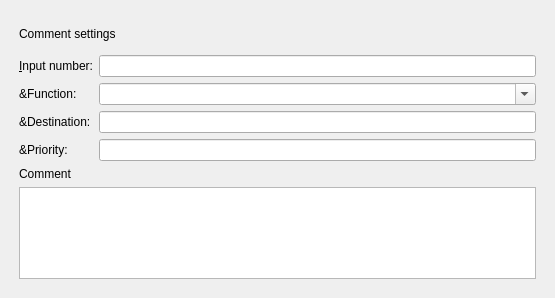
<?xml version="1.0" encoding="UTF-8"?>
<ui version="4.0">
 <class>CommentSettings</class>
 <widget class="QWidget" name="CommentSettings">
  <property name="geometry">
   <rect>
    <x>0</x>
    <y>0</y>
    <width>555</width>
    <height>298</height>
   </rect>
  </property>
  <property name="windowTitle">
   <string>Form</string>
  </property>
  <layout class="QGridLayout" name="gridLayout_2">
   <property name="leftMargin">
    <number>10</number>
   </property>
   <property name="topMargin">
    <number>10</number>
   </property>
   <property name="rightMargin">
    <number>10</number>
   </property>
   <property name="bottomMargin">
    <number>10</number>
   </property>
   <property name="spacing">
    <number>0</number>
   </property>
   <item row="0" column="0">
    <widget class="QWidget" name="CommentContainer" native="true">
     <layout class="QGridLayout" name="gridLayout">
      <item row="0" column="0" colspan="2">
       <widget class="QLabel" name="l_caption">
        <property name="minimumSize">
         <size>
          <width>0</width>
          <height>30</height>
         </size>
        </property>
        <property name="maximumSize">
         <size>
          <width>16777215</width>
          <height>30</height>
         </size>
        </property>
        <property name="text">
         <string>Comment settings</string>
        </property>
        <property name="alignment">
         <set>Qt::AlignLeading|Qt::AlignLeft|Qt::AlignVCenter</set>
        </property>
       </widget>
      </item>
      <item row="1" column="0">
       <widget class="QLabel" name="l_cid">
        <property name="text">
         <string>&amp;Input number:</string>
        </property>
        <property name="buddy">
         <cstring>m_input_number</cstring>
        </property>
       </widget>
      </item>
      <item row="1" column="1">
       <widget class="QLineEdit" name="m_input_number">
        <property name="maxLength">
         <number>16</number>
        </property>
       </widget>
      </item>
      <item row="2" column="0">
       <widget class="QLabel" name="l_prefix">
        <property name="text">
         <string>&amp;Function:</string>
        </property>
       </widget>
      </item>
      <item row="2" column="1">
       <widget class="QComboBox" name="m_function">
        <property name="editable">
         <bool>true</bool>
        </property>
       </widget>
      </item>
      <item row="3" column="0">
       <widget class="QLabel" name="l_login">
        <property name="text">
         <string>&amp;Destination:</string>
        </property>
       </widget>
      </item>
      <item row="3" column="1">
       <widget class="QLineEdit" name="m_destination">
        <property name="contextMenuPolicy">
         <enum>Qt::DefaultContextMenu</enum>
        </property>
        <property name="maxLength">
         <number>64</number>
        </property>
       </widget>
      </item>
      <item row="4" column="0">
       <widget class="QLabel" name="l_password">
        <property name="text">
         <string>&amp;Priority:</string>
        </property>
       </widget>
      </item>
      <item row="4" column="1">
       <widget class="QLineEdit" name="m_priority">
        <property name="contextMenuPolicy">
         <enum>Qt::DefaultContextMenu</enum>
        </property>
        <property name="maxLength">
         <number>64</number>
        </property>
       </widget>
      </item>
      <item row="5" column="0" colspan="2">
       <widget class="QLabel" name="label">
        <property name="text">
         <string>Comment</string>
        </property>
       </widget>
      </item>
      <item row="6" column="0" colspan="2">
       <widget class="QTextEdit" name="t_comment"/>
      </item>
      <item row="7" column="0" colspan="2">
       <spacer name="verticalSpacer">
        <property name="orientation">
         <enum>Qt::Vertical</enum>
        </property>
        <property name="sizeHint" stdset="0">
         <size>
          <width>484</width>
          <height>78</height>
         </size>
        </property>
       </spacer>
      </item>
     </layout>
    </widget>
   </item>
  </layout>
 </widget>
 <resources/>
 <connections/>
</ui>
